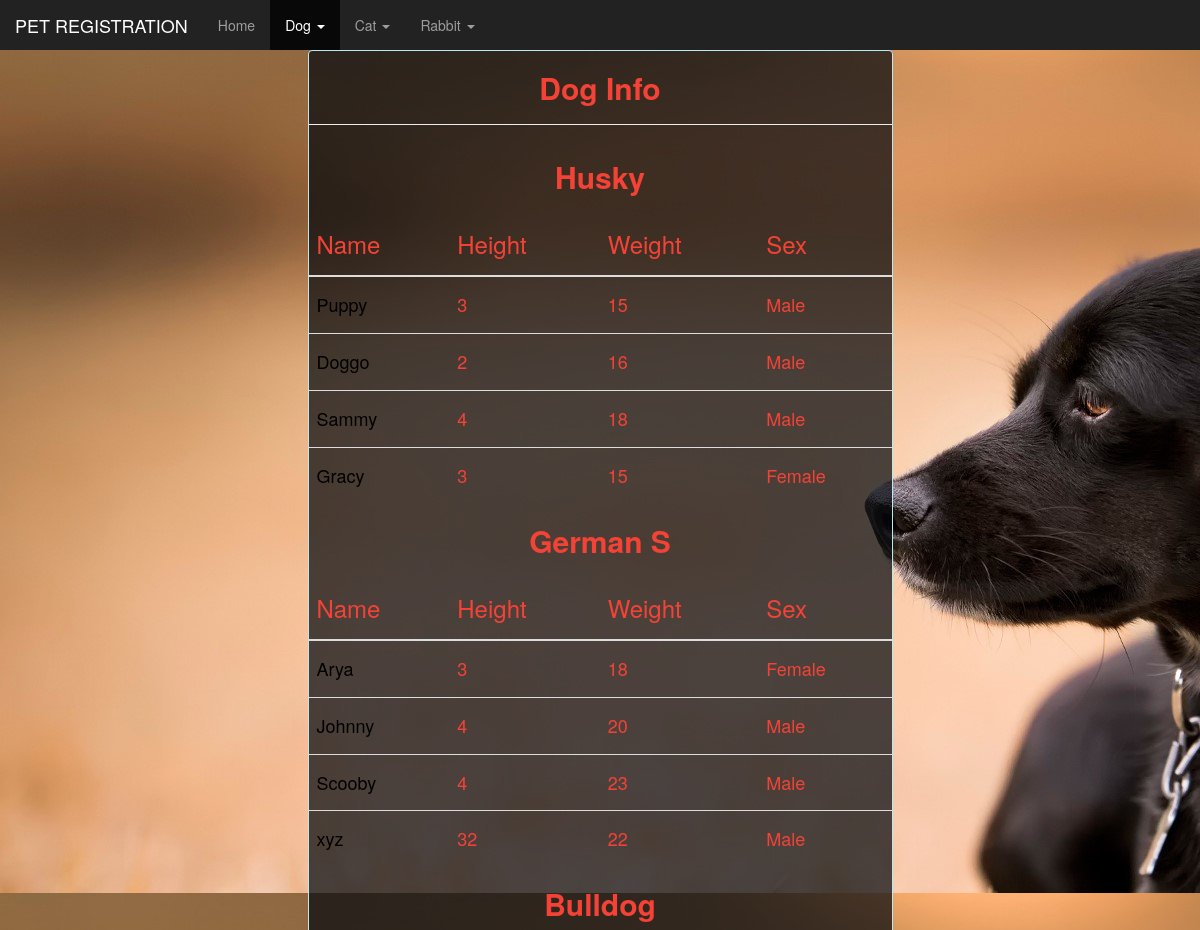
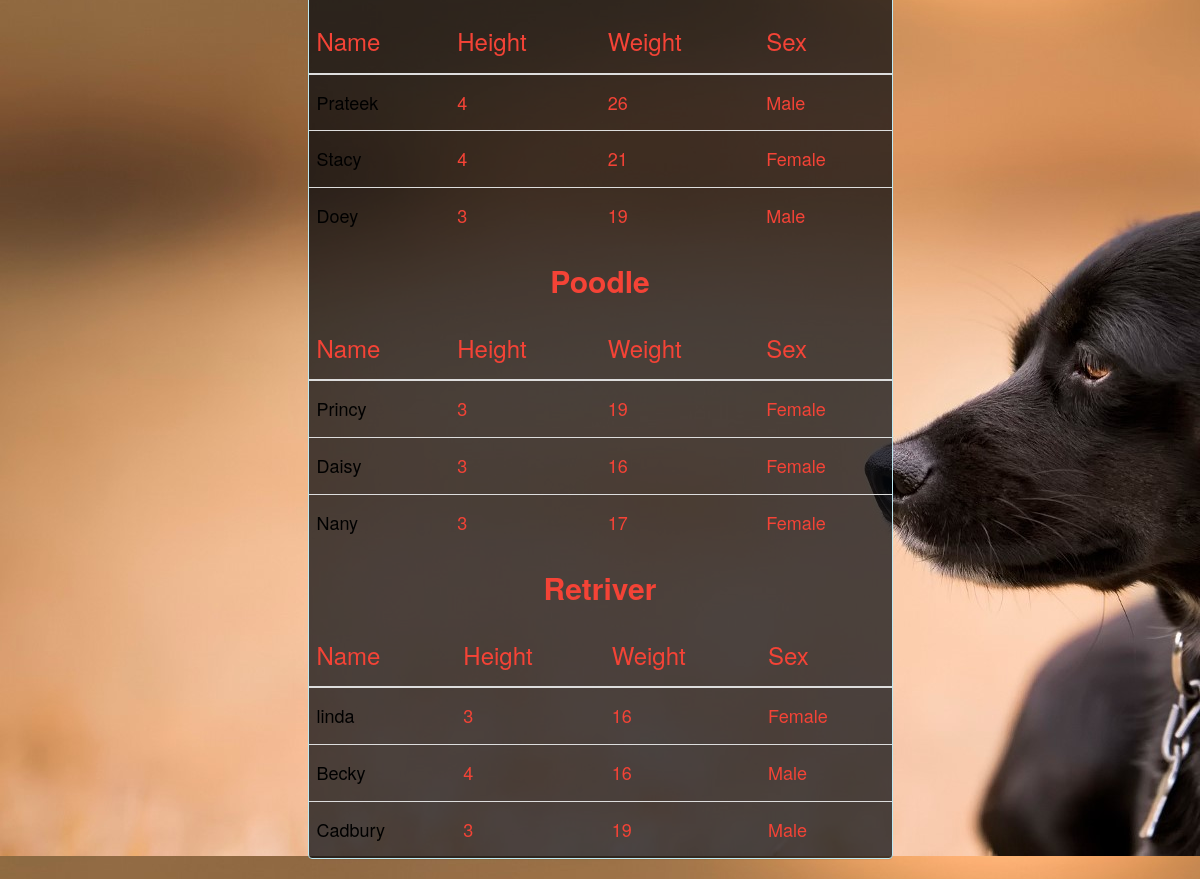
/petdogs/tabledog/, run on the app's committed database (2 pictures, top to bottom).
### petdogs/models.py (models this page shows, shortened)
class DogBreedInfo(models.Model):
    breed=models.CharField(max_length=50)

class DogInfo(models.Model):
    pet_breed = models.ForeignKey(DogBreedInfo, on_delete=models.CASCADE)
    pet_name=models.CharField(max_length=50)
    gender=models.BooleanField()
    height=models.IntegerField()
    weight=models.IntegerField()

### petdogs/views.py (the view)
def tabledog(request):
        breedinfo=DogBreedInfo.objects.all()
        return render(request,'petdogs/TABLE1.html', {'breed_info': breedinfo})

### petdogs/templates/petdogs/TABLE1.html (shortened to what this page needs)
{% load staticfiles %}
<!DOCTYPE html>
<html>
<head>
    <link rel="stylesheet" type="text/css" href="{% static 'petdogs/dogcss.css' %}">
	<link rel="stylesheet" type="text/css" href="{% static 'Boot/css/bootstrap.min.css' %}">
</head>
<body>
<nav class="nav navbar-inverse">
	<div class="fluid-container">
		<div class="navbar-header">
			<a href="#" class="navbar-brand">PET REGISTRATION</a>
		</div>
	<div>
		<ul class="nav navbar-nav">
			<li><a href="/petdogs/">Home</a></li>
      <li class="dropdown active">
        <a href="#" class="dropdown-toggle" data-toggle="dropdown">Dog <span class="caret"></span></a>
      </li>
			<li class="dropdown">
        <a href="#" class="dropdown-toggle" data-toggle="dropdown">Cat <span class="caret"></span></a>
      </li>
      <li class="dropdown">
        <a href="#" class="dropdown-toggle" data-toggle="dropdown">Rabbit <span class="caret"></span></a>
      </li>
    </ul>
  </div>
</div>
</nav>
<div class="row">
    <div class="col-md-3"></div>
    <div class="col-md-6">
        <div class="panel panel-info" style="background:#04080eb5 ; color: #f44336">
            <div>
                <h2 style="text-align: center"><strong>Dog Info</strong></h2>
            </div>
            <hr style="height:15px;">
            {% for breed in breed_info %}
                <h2 style="text-align: center"><b>{{ breed.breed }}</b></h2>
            <table class="table">
                <thead>
                    <tr>
                        <th><h3>Name</h3></th>
                        <th><h3>Height</h3></th>
                        <th><h3>Weight</h3></th>
                        <th><h3>Sex</h3></th>
                    </tr>
                </thead>
                <tbody>
                {% for pet in breed.doginfo_set.all %}
                <tr>
                    {% if pet.gender %}
                        <td><a href="/petdogs/dog{{ pet.id }}/" style="color: black;"> <h4>{{ pet.pet_name}}</h4></a></td>
                        <td><h4> {{ pet.height }}</h4></td>
                        <td> <h4>{{ pet.weight }}</h4></td>
                        <td><h4>  Male </h4></td>
                    {% else %}
                        <td><a href="/petdogs/dog{{ pet.id }}/" style="color: black;"><h4>{{ pet.pet_name}}</h4></a></td>
                        <td><h4>{{ pet.height }}</h4></td>
                        <td> <h4>{{ pet.weight }}</h4></td>
                        <td><h4>Female</h4></td>
                    {% endif %}
                </tr>
                    {% endfor %}
                </tbody>
            </table>
            {% endfor %}
        </div>
    </div>
</div>
</body>
</html>

### petdogs/static/petdogs/dogcss.css (style rules this page uses)
body { background-image: url("images/petdog111.jpg"); background-size: auto; background-repeat: repeat-y; }

### data on the page
DogBreedInfo: breed "Husky"
DogInfo: pet_name "Puppy", height "3", weight "15"
DogInfo: pet_name "Doggo", height "2", weight "16"
DogInfo: pet_name "Sammy", height "4", weight "18"
DogInfo: pet_name "Gracy", height "3", weight "15"
DogBreedInfo: breed "German S"
DogInfo: pet_name "Arya", height "3", weight "18"
DogInfo: pet_name "Johnny", height "4", weight "20"
DogInfo: pet_name "Scooby", height "4", weight "23"
DogInfo: pet_name "xyz", height "32", weight "22"
DogBreedInfo: breed "Bulldog"
DogInfo: pet_name "Prateek", height "4", weight "26"
DogInfo: pet_name "Stacy", height "4", weight "21"
DogInfo: pet_name "Doey", height "3", weight "19"
DogBreedInfo: breed "Poodle"
DogInfo: pet_name "Princy", height "3", weight "19"
DogInfo: pet_name "Daisy", height "3", weight "16"
DogInfo: pet_name "Nany", height "3", weight "17"
DogBreedInfo: breed "Retriver"
DogInfo: pet_name "linda", height "3", weight "16"
DogInfo: pet_name "Becky", height "4", weight "16"
DogInfo: pet_name "Cadbury", height "3", weight "19"
